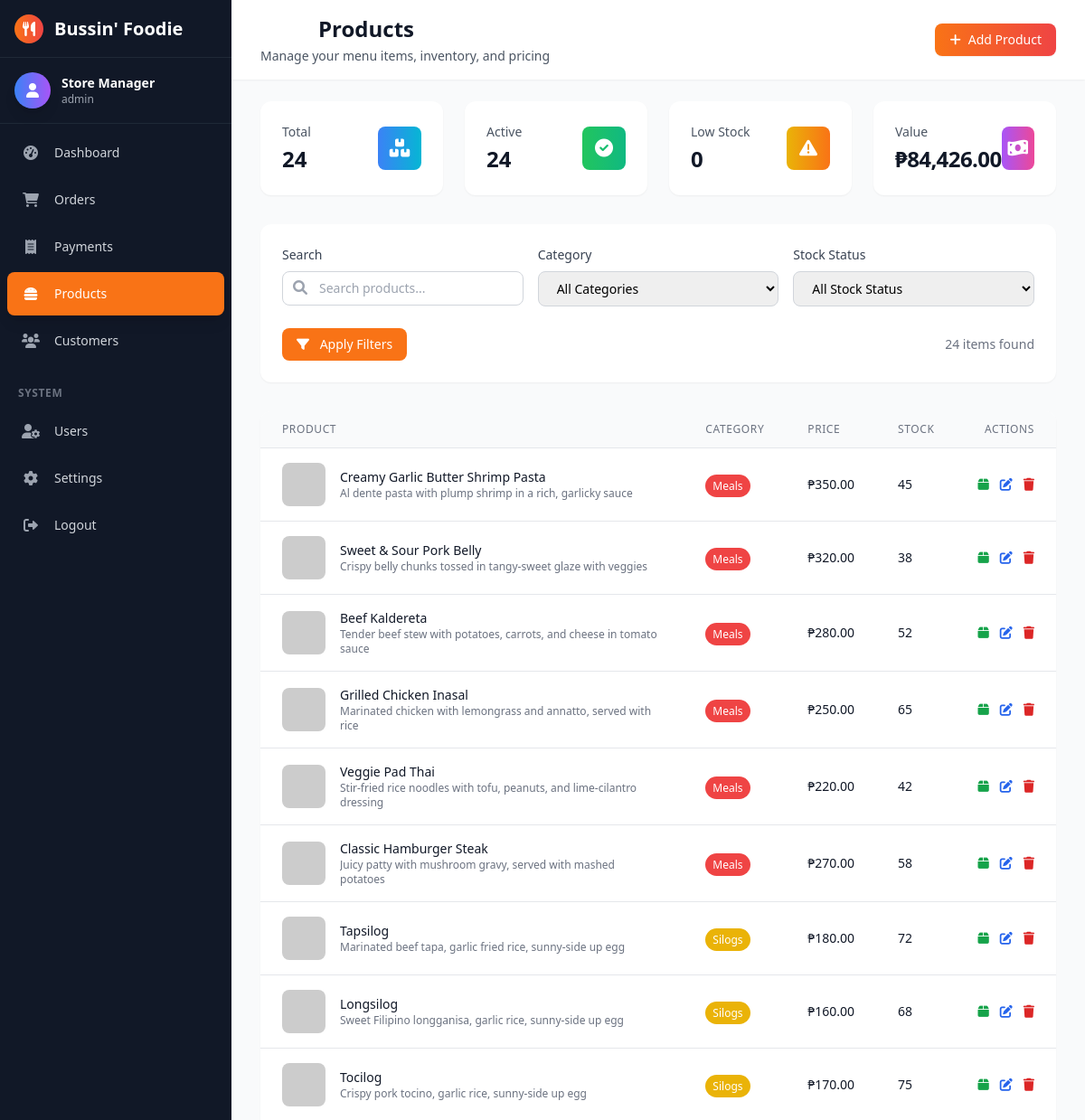
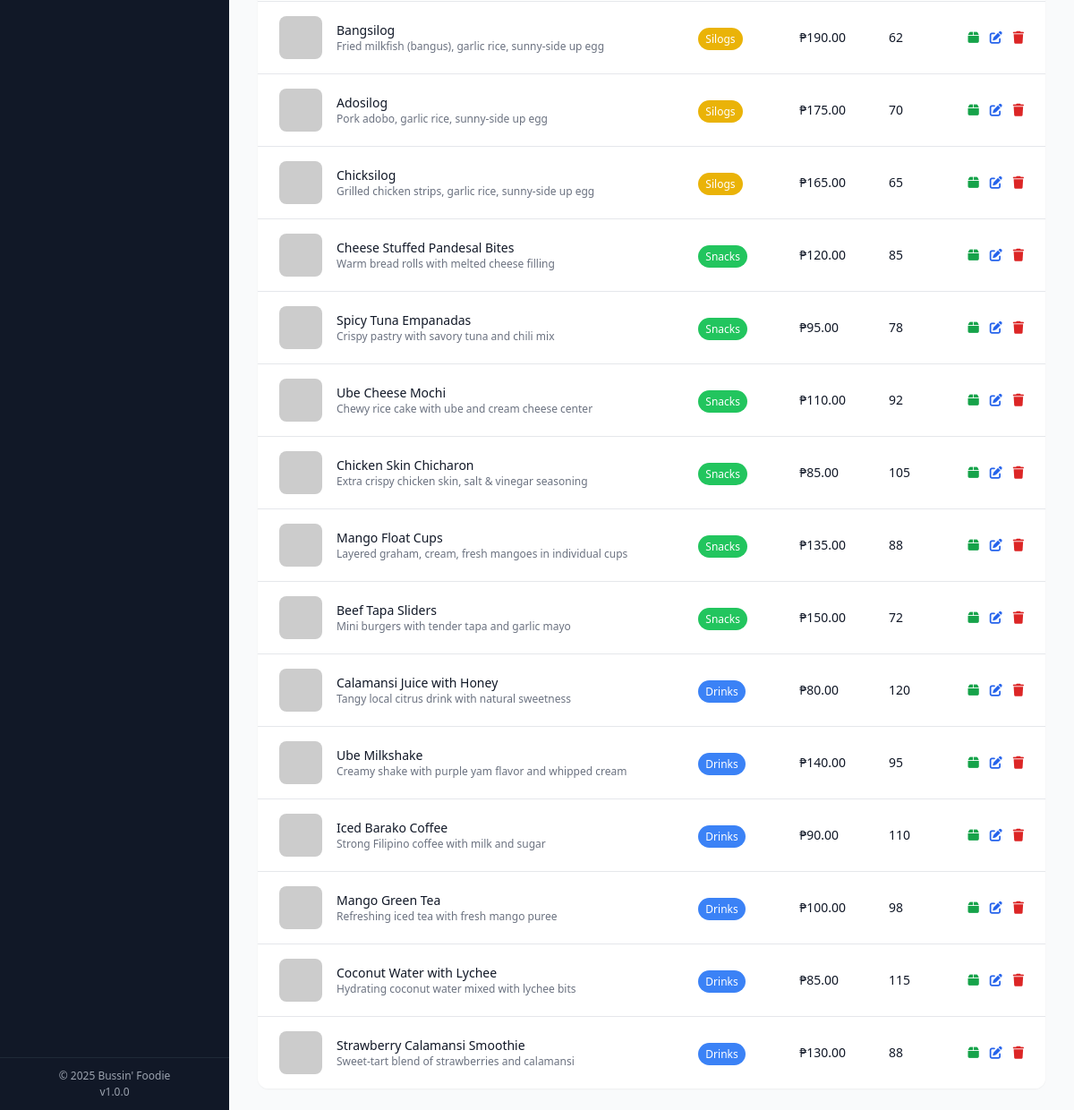
/products (signed in), run on the app's committed database (2 pictures, top to bottom).
### tables this page shows
CREATE TABLE `products` (
  `id` INT PRIMARY KEY AUTO_INCREMENT,
  `category_id` INT NOT NULL,
  `name` VARCHAR(100) NOT NULL,
  `description` TEXT,
  `price` DECIMAL(10,2) NOT NULL,
  `cost_price` DECIMAL(10,2) DEFAULT 0,
  `image_url` VARCHAR(500) NOT NULL,
  `stock_quantity` INT DEFAULT 100,
  `min_stock` INT DEFAULT 10,
  `is_active` BOOLEAN DEFAULT TRUE,
  `created_at` TIMESTAMP DEFAULT CURRENT_TIMESTAMP,
  `updated_at` TIMESTAMP DEFAULT CURRENT_TIMESTAMP ON UPDATE CURRENT_TIMESTAMP
);

CREATE TABLE `categories` (
  `id` INT PRIMARY KEY AUTO_INCREMENT,
  `name` VARCHAR(50) NOT NULL,
  `description` TEXT,
  `display_order` INT DEFAULT 0,
  `created_at` TIMESTAMP DEFAULT CURRENT_TIMESTAMP
);

### app/Views/products/index.php (the view, shortened to what the rows shown need)
<div class="min-h-full-screen">
    <header class="bg-white shadow md:shadow-sm sticky top-0 z-20">
        <div class="px-4 sm:px-6 lg:px-8 py-3 md:py-4">
            <div class="flex items-center justify-between">
                <div class="flex-1 min-w-0">
                    <h1 class="pl-16 text-xl md:text-2xl font-bold text-gray-900 truncate">Products</h1>
                </div>
            </div>
        </div>
    </header>
    <div class="px-4 sm:px-6 lg:px-8 py-6">
        <div class="bg-white rounded-xl shadow-sm overflow-hidden">
            <div class="overflow-x-auto">
                <table class="min-w-full divide-y divide-gray-200">
                    <thead class="bg-gray-50">
                        <tr>
                            <th class="px-4 md:px-6 py-3 text-left text-xs font-medium text-gray-500 uppercase tracking-wider">Product</th>
                            <th class="hidden md:table-cell px-6 py-3 text-left text-xs font-medium text-gray-500 uppercase tracking-wider">Category</th>
                            <th class="px-4 md:px-6 py-3 text-left text-xs font-medium text-gray-500 uppercase tracking-wider">Price</th>
                            <th class="hidden sm:table-cell px-6 py-3 text-left text-xs font-medium text-gray-500 uppercase tracking-wider">Stock</th>
                            <th class="px-4 md:px-6 py-3 text-left text-xs font-medium text-gray-500 uppercase tracking-wider text-right">Actions</th>
                        </tr>
                    </thead>
                    <tbody class="bg-white divide-y divide-gray-200">
                        <?php if (!empty($products)): ?>
                            <?php foreach ($products as $product): ?>
                                <tr class="hover:bg-gray-50 transition-colors">
                                    <td class="px-4 md:px-6 py-4">
                                        <div class="flex items-center">
                                            <div class="flex-shrink-0 h-10 w-10 md:h-12 md:w-12">
                                                <img class="h-10 w-10 md:h-12 md:w-12 rounded-lg object-cover"
                                                     src="<?= !empty($product['image_url']) ? e($product['image_url']) : '/assets/default-product.png' ?>"
                                                     alt="<?= e($product['name']) ?>"
                                                     onerror="this.src='https://placehold.co/400x300?text=No+Image'">
                                            </div>
                                            <div class="ml-3 md:ml-4">
                                                <div class="text-sm font-medium text-gray-900 line-clamp-1">
                                                    <?= e($product['name']) ?>
                                                </div>
                                                <div class="hidden md:block text-xs text-gray-500 line-clamp-1">
                                                    <?= e($product['description']) ?>
                                                </div>
                                            </div>
                                        </div>
                                    </td>
                                    <td class="hidden md:table-cell px-6 py-4 whitespace-nowrap">
                                        <span class="px-2 py-1 text-xs font-medium rounded-full <?= get_category_color($product['category_id']) ?> text-white">
                                            <?= e($product['category_name']) ?>
                                        </span>
                                    </td>
                                    <td class="px-4 md:px-6 py-4 whitespace-nowrap text-sm font-medium text-gray-900">
                                        <?= format_currency($product['price']) ?>
                                    </td>
                                    <td class="hidden sm:table-cell px-6 py-4 whitespace-nowrap">
                                        <div class="text-sm text-gray-900"><?= $product['stock_quantity'] ?></div>
                                    </td>
                                    <td class="px-4 md:px-6 py-4 whitespace-nowrap text-right text-sm font-medium">
                                        <div class="flex justify-end space-x-3">
                                            <button type="button"
                                                    class="text-green-600 hover:text-green-900"
                                                    onclick="showStockModal(<?= $product['id'] ?>, '<?= e($product['name']) ?>', <?= $product['stock_quantity'] ?>)">
                                                <i class="fas fa-box"></i>
                                            </button>
                                            <a href="/products/edit/<?= $product['id'] ?>" class="text-blue-600 hover:text-blue-900">
                                                <i class="fas fa-edit"></i>
                                            </a>
                                            <button type="button"
                                                    class="text-red-600 hover:text-red-900"
                                                    onclick="confirmDeleteProduct(<?= $product['id'] ?>, '<?= e($product['name']) ?>')">
                                                <i class="fas fa-trash"></i>
                                            </button>
                                        </div>
                                    </td>
                                </tr>
                            <?php endforeach; ?>
                        <?php endif; ?>
                    </tbody>
                </table>
            </div>
        </div>
    </div>
</div>

### data on the page
products: name "Creamy Garlic Butter Shrimp Pasta", description "Al dente pasta with plump shrimp in a rich, garlicky sauce", category.name "Meals", price "₱350.00", stock_quantity "45"
products: name "Sweet & Sour Pork Belly", description "Crispy belly chunks tossed in tangy-sweet glaze with veggies", category.name "Meals", price "₱320.00", stock_quantity "38"
products: name "Beef Kaldereta", description "Tender beef stew with potatoes, carrots, and cheese in tomato sauce", category.name "Meals", price "₱280.00", stock_quantity "52"
products: name "Grilled Chicken Inasal", description "Marinated chicken with lemongrass and annatto, served with rice", category.name "Meals", price "₱250.00", stock_quantity "65"
products: name "Veggie Pad Thai", description "Stir-fried rice noodles with tofu, peanuts, and lime-cilantro dressing", category.name "Meals", price "₱220.00", stock_quantity "42"
products: name "Classic Hamburger Steak", description "Juicy patty with mushroom gravy, served with mashed potatoes", category.name "Meals", price "₱270.00", stock_quantity "58"
products: name "Tapsilog", description "Marinated beef tapa, garlic fried rice, sunny-side up egg", category.name "Silogs", price "₱180.00", stock_quantity "72"
products: name "Longsilog", description "Sweet Filipino longganisa, garlic rice, sunny-side up egg", category.name "Silogs", price "₱160.00", stock_quantity "68"
products: name "Tocilog", description "Crispy pork tocino, garlic rice, sunny-side up egg", category.name "Silogs", price "₱170.00", stock_quantity "75"
products: name "Bangsilog", description "Fried milkfish (bangus), garlic rice, sunny-side up egg", category.name "Silogs", price "₱190.00", stock_quantity "62"
products: name "Adosilog", description "Pork adobo, garlic rice, sunny-side up egg", category.name "Silogs", price "₱175.00", stock_quantity "70"
products: name "Chicksilog", description "Grilled chicken strips, garlic rice, sunny-side up egg", category.name "Silogs", price "₱165.00", stock_quantity "65"
products: name "Cheese Stuffed Pandesal Bites", description "Warm bread rolls with melted cheese filling", category.name "Snacks", price "₱120.00", stock_quantity "85"
products: name "Spicy Tuna Empanadas", description "Crispy pastry with savory tuna and chili mix", category.name "Snacks", price "₱95.00", stock_quantity "78"
products: name "Ube Cheese Mochi", description "Chewy rice cake with ube and cream cheese center", category.name "Snacks", price "₱110.00", stock_quantity "92"
products: name "Chicken Skin Chicharon", description "Extra crispy chicken skin, salt & vinegar seasoning", category.name "Snacks", price "₱85.00", stock_quantity "105"
products: name "Mango Float Cups", description "Layered graham, cream, fresh mangoes in individual cups", category.name "Snacks", price "₱135.00", stock_quantity "88"
products: name "Beef Tapa Sliders", description "Mini burgers with tender tapa and garlic mayo", category.name "Snacks", price "₱150.00", stock_quantity "72"
products: name "Calamansi Juice with Honey", description "Tangy local citrus drink with natural sweetness", category.name "Drinks", price "₱80.00", stock_quantity "120"
products: name "Ube Milkshake", description "Creamy shake with purple yam flavor and whipped cream", category.name "Drinks", price "₱140.00", stock_quantity "95"
products: name "Iced Barako Coffee", description "Strong Filipino coffee with milk and sugar", category.name "Drinks", price "₱90.00", stock_quantity "110"
products: name "Mango Green Tea", description "Refreshing iced tea with fresh mango puree", category.name "Drinks", price "₱100.00", stock_quantity "98"
products: name "Coconut Water with Lychee", description "Hydrating coconut water mixed with lychee bits", category.name "Drinks", price "₱85.00", stock_quantity "115"
products: name "Strawberry Calamansi Smoothie", description "Sweet-tart blend of strawberries and calamansi", category.name "Drinks", price "₱130.00", stock_quantity "88"

### other printed values
$user['name'] "Store Manager"
$user['role'] "admin"
$stats['total_products'] "24"
$stats['active_products'] "24"
$stats['low_stock'] "0"
format_currency($stats['total_value']) "₱84,426.00"
count($products) "24"
